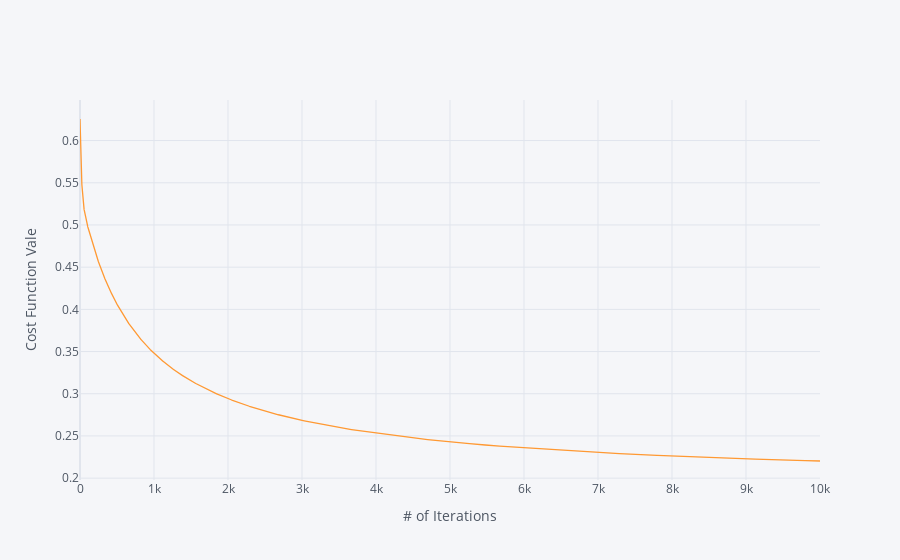

Write notebook code for a chart like this one.
### Code cell
pd.DataFrame(costs).reset_index().iplot(kind = 'line' , x = 'index' , y = 0 , xTitle = '# of Iterations' , yTitle = 'Cost Function Vale')

### Figure 1 — Plotly figure (JSON) as saved in the notebook; plotly's stock layout.template omitted (floating-point values rounded to 4 significant figures; data arrays with more than 128 entries replaced by an {"elided": "..."} marker saying what was removed)
{"data": [{"line": {"color": "rgba(255, 153, 51, 1.0)", "dash": "solid", "shape": "linear", "width": 1.3}, "mode": "lines", "name": "0", "text": "", "type": "scatter", "x": {"elided": "10001 int values"}, "y": {"elided": "10001 float values"}}], "layout": {"legend": {"bgcolor": "#F5F6F9", "font": {"color": "#4D5663"}}, "paper_bgcolor": "#F5F6F9", "plot_bgcolor": "#F5F6F9", "title": {"font": {"color": "#4D5663"}}, "xaxis": {"gridcolor": "#E1E5ED", "showgrid": true, "tickfont": {"color": "#4D5663"}, "title": {"font": {"color": "#4D5663"}, "text": "# of Iterations"}, "zerolinecolor": "#E1E5ED"}, "yaxis": {"gridcolor": "#E1E5ED", "showgrid": true, "tickfont": {"color": "#4D5663"}, "title": {"font": {"color": "#4D5663"}, "text": "Cost Function Vale"}, "zerolinecolor": "#E1E5ED"}}}
